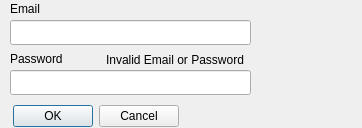
<?xml version="1.0" encoding="UTF-8"?>
<ui version="4.0">
 <class>Dialog</class>
 <widget class="QDialog" name="Dialog">
  <property name="geometry">
   <rect>
    <x>0</x>
    <y>0</y>
    <width>362</width>
    <height>128</height>
   </rect>
  </property>
  <property name="windowTitle">
   <string>Dialog</string>
  </property>
  <widget class="QDialogButtonBox" name="buttonBox">
   <property name="geometry">
    <rect>
     <x>10</x>
     <y>100</y>
     <width>171</width>
     <height>32</height>
    </rect>
   </property>
   <property name="orientation">
    <enum>Qt::Horizontal</enum>
   </property>
   <property name="standardButtons">
    <set>QDialogButtonBox::Cancel|QDialogButtonBox::Ok</set>
   </property>
   <property name="centerButtons">
    <bool>true</bool>
   </property>
  </widget>
  <widget class="QLineEdit" name="lineEdit">
   <property name="geometry">
    <rect>
     <x>10</x>
     <y>20</y>
     <width>241</width>
     <height>25</height>
    </rect>
   </property>
  </widget>
  <widget class="QLineEdit" name="lineEdit_2">
   <property name="geometry">
    <rect>
     <x>10</x>
     <y>70</y>
     <width>241</width>
     <height>25</height>
    </rect>
   </property>
  </widget>
  <widget class="QLabel" name="label">
   <property name="geometry">
    <rect>
     <x>10</x>
     <y>50</y>
     <width>67</width>
     <height>17</height>
    </rect>
   </property>
   <property name="text">
    <string>Password</string>
   </property>
  </widget>
  <widget class="QLabel" name="label_2">
   <property name="geometry">
    <rect>
     <x>10</x>
     <y>0</y>
     <width>67</width>
     <height>17</height>
    </rect>
   </property>
   <property name="text">
    <string>Email</string>
   </property>
  </widget>
  <widget class="QLabel" name="label_3">
   <property name="enabled">
    <bool>true</bool>
   </property>
   <property name="geometry">
    <rect>
     <x>106</x>
     <y>50</y>
     <width>181</width>
     <height>20</height>
    </rect>
   </property>
   <property name="text">
    <string>Invalid Email or Password</string>
   </property>
  </widget>
 </widget>
 <resources/>
 <connections>
  <connection>
   <sender>buttonBox</sender>
   <signal>accepted()</signal>
   <receiver>Dialog</receiver>
   <slot>accept()</slot>
   <hints>
    <hint type="sourcelabel">
     <x>250</x>
     <y>114</y>
    </hint>
    <hint type="destinationlabel">
     <x>157</x>
     <y>127</y>
    </hint>
   </hints>
  </connection>
  <connection>
   <sender>buttonBox</sender>
   <signal>rejected()</signal>
   <receiver>Dialog</receiver>
   <slot>reject()</slot>
   <hints>
    <hint type="sourcelabel">
     <x>250</x>
     <y>120</y>
    </hint>
    <hint type="destinationlabel">
     <x>286</x>
     <y>127</y>
    </hint>
   </hints>
  </connection>
 </connections>
</ui>
